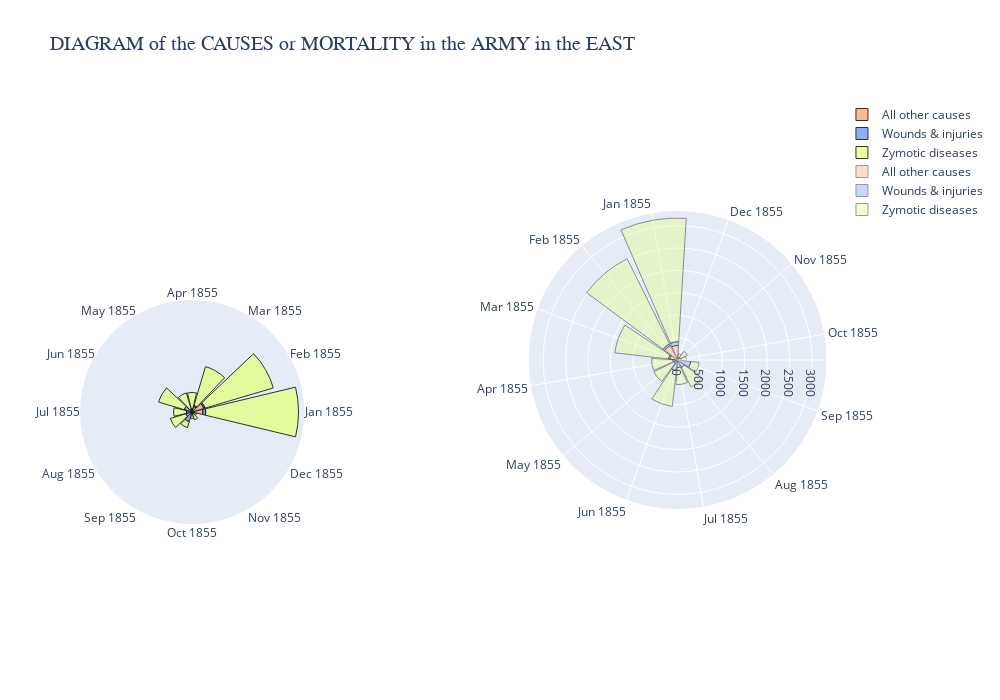

The code cell stored with this chart in its notebook:
### Code cell
#import numpy as np
import pandas as pd
import plotly
plotly.offline.init_notebook_mode(connected=True)
import plotly.offline as py
import plotly.graph_objs as go
from plotly import tools
from plotly.subplots import make_subplots

nightingale = pd.read_csv('/users/siqiwei/Desktop/Data-Visualisation-CS7DS4-/nightingale-data.csv', header=1)

fig = make_subplots(rows=1, cols=2, specs=[[{'type': 'polar'}]*2]*1)
nightingale_month_A = nightingale.Month[9:21]
#nightingale_month_B = nightingale.Month[0:12]

trace1A = go.Barpolar(
    r = 1.4*nightingale['All other causes'][9:21],
    theta = nightingale_month_A,
    marker_color = "#FFAA70", 
    marker_line_color="black",
    marker_line_width=1,
    opacity=0.8,
    thetaunit = "radians",
    name = 'All other causes', 
    showlegend = True,
    subplot = 'polar1',
    text = nightingale['Month'][0:12]
)

trace1B = go.Barpolar(
    r = 1.4*nightingale['Wounds & injuries'][9:21],
    theta = nightingale_month_A,
    marker_color = "#709BFF", 
    marker_line_color="black",
    marker_line_width=1,
    opacity=0.8,
    thetaunit = "radians",
    name = 'Wounds & injuries', 
    showlegend = True,
    subplot = 'polar1'
)

trace1C = go.Barpolar(
    r = 1.4*nightingale['Zymotic diseases'][9:21],
    theta = nightingale_month_A,
    marker_color = "#E4FF87", 
    marker_line_color="black",
    marker_line_width=1,
    opacity=0.8,   
    thetaunit = "radians",
    name = 'Zymotic diseases', 
    showlegend = True,
    subplot = 'polar1',
    text = nightingale['Month'][0:12]
)
trace2A = go.Barpolar(
    r = nightingale['All other causes'][9:21],
    theta = nightingale_month_A,
    marker_color = "#FFAA70", 
    marker_line_color="black",
    marker_line_width=1,
    opacity=0.4,
    
    name = 'All other causes', 
    showlegend = True,
    subplot = 'polar2',
    text = nightingale['Month'][0:12]
)

trace2B = go.Barpolar(
    r = nightingale['Wounds & injuries'][9:21],
    theta = nightingale_month_A,
    marker_color = "#709BFF", 
    marker_line_color="black",
    marker_line_width=1,
    opacity=0.4,
    
    name = 'Wounds & injuries', 
    text = nightingale['Month'][0:12],
    showlegend = True,
    subplot = 'polar2'
)

trace2C = go.Barpolar(
    r = nightingale['Zymotic diseases'][9:21],
    theta = nightingale_month_A,
    marker_color = "#E4FF87", 
    marker_line_color="black",
    marker_line_width=1,
    opacity=0.4,   
    name = 'Zymotic diseases', 
    showlegend = True,
    subplot = 'polar2',
    text = nightingale['Month'][0:12]
)

data1 = [trace1A, trace1B, trace1C,trace2A, trace2B, trace2C]
for x in data1:
    fig.add_trace(x)
    
fig.update_layout(
    width = 1000,
    height = 700,
    title = dict(
        text = 'DIAGRAM of the CAUSES or MORTALITY in the ARMY in the EAST',
        font = dict(
            size = 20,
            family = "Droid Serif"
        ),
        xanchor = "left"
    ), 
    polar1 = dict(
      domain = dict(
        x = [0, 0.3],
        y = [0, 0.8]
      ),
      radialaxis = dict(
          visible = False,
          
      ),
      angularaxis = dict(
          showline = False,
          showgrid = False,
          # showticklabels=False,
          ticks = "",
        
      )
    ),
    
    polar2 = dict(
      domain = dict(
        x = [0.6, 1],
        y = [0, 1]
      ),
      radialaxis = dict(
          visible = True
      ),
      angularaxis = dict(
          showline = True,
          showgrid = True,
          ticks = "",
          rotation = 100, 
      )  
    )
)

fig.show(config={'scrollZoom': True})

### Figure 1 — Plotly figure (JSON) as saved in the notebook; plotly's stock layout.template omitted (floating-point values rounded to 4 significant figures)
{"data": [{"marker": {"color": "#FFAA70", "line": {"color": "black", "width": 1}}, "name": "All other causes", "opacity": 0.8, "r": [453.6, 505.4, 240.8, 79.8, 51.8, 43.4, 46.2, 35, 28, 25.2, 44.8, 39.2], "showlegend": true, "subplot": "polar", "text": ["Apr 1854", "May 1854", "Jun 1854", "Jul 1854", "Aug 1854", "Sep 1854", "Oct 1854", "Nov 1854", "Dec 1854", "Jan 1855", "Feb 1855", "Mar 1855"], "theta": ["Jan 1855", "Feb 1855", "Mar 1855", "Apr 1855", "May 1855", "Jun 1855", "Jul 1855", "Aug 1855", "Sep 1855", "Oct 1855", "Nov 1855", "Dec 1855"], "thetaunit": "radians", "type": "barpolar"}, {"marker": {"color": "#709BFF", "line": {"color": "black", "width": 1}}, "name": "Wounds & injuries", "opacity": 0.8, "r": [116.2, 58.8, 44.8, 67.2, 68.6, 292.6, 187.6, 229.6, 386.4, 74.2, 46.2, 25.2], "showlegend": true, "subplot": "polar", "theta": ["Jan 1855", "Feb 1855", "Mar 1855", "Apr 1855", "May 1855", "Jun 1855", "Jul 1855", "Aug 1855", "Sep 1855", "Oct 1855", "Nov 1855", "Dec 1855"], "thetaunit": "radians", "type": "barpolar"}, {"marker": {"color": "#E4FF87", "line": {"color": "black", "width": 1}}, "name": "Zymotic diseases", "opacity": 0.8, "r": [3865.0, 2968, 1687, 667.8, 711.2, 1123.0, 534.8, 676.2, 264.6, 179.2, 249.2, 127.4], "showlegend": true, "subplot": "polar", "text": ["Apr 1854", "May 1854", "Jun 1854", "Jul 1854", "Aug 1854", "Sep 1854", "Oct 1854", "Nov 1854", "Dec 1854", "Jan 1855", "Feb 1855", "Mar 1855"], "theta": ["Jan 1855", "Feb 1855", "Mar 1855", "Apr 1855", "May 1855", "Jun 1855", "Jul 1855", "Aug 1855", "Sep 1855", "Oct 1855", "Nov 1855", "Dec 1855"], "thetaunit": "radians", "type": "barpolar"}, {"marker": {"color": "#FFAA70", "line": {"color": "black", "width": 1}}, "name": "All other causes", "opacity": 0.4, "r": [324, 361, 172, 57, 37, 31, 33, 25, 20, 18, 32, 28], "showlegend": true, "subplot": "polar2", "text": ["Apr 1854", "May 1854", "Jun 1854", "Jul 1854", "Aug 1854", "Sep 1854", "Oct 1854", "Nov 1854", "Dec 1854", "Jan 1855", "Feb 1855", "Mar 1855"], "theta": ["Jan 1855", "Feb 1855", "Mar 1855", "Apr 1855", "May 1855", "Jun 1855", "Jul 1855", "Aug 1855", "Sep 1855", "Oct 1855", "Nov 1855", "Dec 1855"], "type": "barpolar"}, {"marker": {"color": "#709BFF", "line": {"color": "black", "width": 1}}, "name": "Wounds & injuries", "opacity": 0.4, "r": [83, 42, 32, 48, 49, 209, 134, 164, 276, 53, 33, 18], "showlegend": true, "subplot": "polar2", "text": ["Apr 1854", "May 1854", "Jun 1854", "Jul 1854", "Aug 1854", "Sep 1854", "Oct 1854", "Nov 1854", "Dec 1854", "Jan 1855", "Feb 1855", "Mar 1855"], "theta": ["Jan 1855", "Feb 1855", "Mar 1855", "Apr 1855", "May 1855", "Jun 1855", "Jul 1855", "Aug 1855", "Sep 1855", "Oct 1855", "Nov 1855", "Dec 1855"], "type": "barpolar"}, {"marker": {"color": "#E4FF87", "line": {"color": "black", "width": 1}}, "name": "Zymotic diseases", "opacity": 0.4, "r": [2761, 2120, 1205, 477, 508, 802, 382, 483, 189, 128, 178, 91], "showlegend": true, "subplot": "polar2", "text": ["Apr 1854", "May 1854", "Jun 1854", "Jul 1854", "Aug 1854", "Sep 1854", "Oct 1854", "Nov 1854", "Dec 1854", "Jan 1855", "Feb 1855", "Mar 1855"], "theta": ["Jan 1855", "Feb 1855", "Mar 1855", "Apr 1855", "May 1855", "Jun 1855", "Jul 1855", "Aug 1855", "Sep 1855", "Oct 1855", "Nov 1855", "Dec 1855"], "type": "barpolar"}], "layout": {"height": 700, "polar": {"angularaxis": {"showgrid": false, "showline": false, "ticks": ""}, "domain": {"x": [0, 0.3], "y": [0, 0.8]}, "radialaxis": {"visible": false}}, "polar2": {"angularaxis": {"rotation": 100, "showgrid": true, "showline": true, "ticks": ""}, "domain": {"x": [0.6, 1], "y": [0, 1]}, "radialaxis": {"visible": true}}, "title": {"font": {"family": "Droid Serif", "size": 20}, "text": "DIAGRAM of the CAUSES or MORTALITY in the ARMY in the EAST", "xanchor": "left"}, "width": 1000}}
